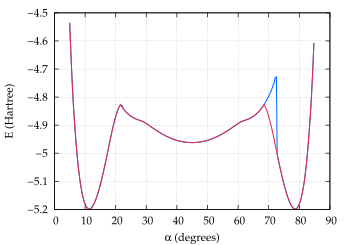

This chart was generated by the following gnuplot code:
set term postscript enhanced eps color "Palatino" 16
set size 0.7, 0.7
set encoding iso

# Set line styles
set style line  1 lt 1 lw 3 lc rgb "#0070FF" pt 6    # blue
set style line  2 lt 1 lw 3 lc rgb "#E52B50" pt 6    # red
set style line  3 lt 1 lw 3 lc rgb "#009A63" pt 6    # green
set style line  4 lt 1 lw 3 lc rgb "#702963" pt 6    # purple
set style line  5 lt 1 lw 3 lc rgb "#F28500" pt 6    # orange
set style line  6 lt 1 lw 3 lc rgb "#00BFFF" pt 6    # deep sky blue
set style line  7 lt 1 lw 3 lc rgb "#FF91A4" pt 6    # pink
set style line  8 lt 1 lw 3 lc rgb "#50C878" pt 6    # light green
set style line  9 lt 1 lw 3 lc rgb "#C9A0DC" pt 6    # lavender
set style line 10 lt 1 lw 3 lc rgb "#000000" pt 6    # black
set style line 11 lt 2 lw 3 lc rgb "#0070FF" pt 6    # blue
set style line 12 lt 2 lw 3 lc rgb "#E52B50" pt 6    # red
set style line 13 lt 2 lw 3 lc rgb "#009A63" pt 6    # green
set style line 14 lt 2 lw 3 lc rgb "#702963" pt 6    # purple
set style line 15 lt 2 lw 3 lc rgb "#F28500" pt 6    # orange
set style line 16 lt 2 lw 3 lc rgb "#00BFFF" pt 6    # deep sky blue
set style line 17 lt 2 lw 3 lc rgb "#FF91A4" pt 6    # pink
set style line 18 lt 2 lw 3 lc rgb "#50C878" pt 6    # light green
set style line 19 lt 2 lw 3 lc rgb "#C9A0DC" pt 6    # lavender
set style line 20 lt 2 lw 3 lc rgb "#000000" pt 6    # black
set style line 100 lt 1 lw 1 lc rgb "#FFFFFF"

set xlabel "{/Symbol a} (degrees)"
set ylabel "E (Hartree)"
unset key
set grid xtics x2tics ytics

set output "h10_UHFsolns.eps"
set xrange [*:*]
set yrange [*:*]
plot "h10UHFE" u 1:3 w l ls 1,  \
     "h10UHFE_isoln" u 1:3 w l ls 2
